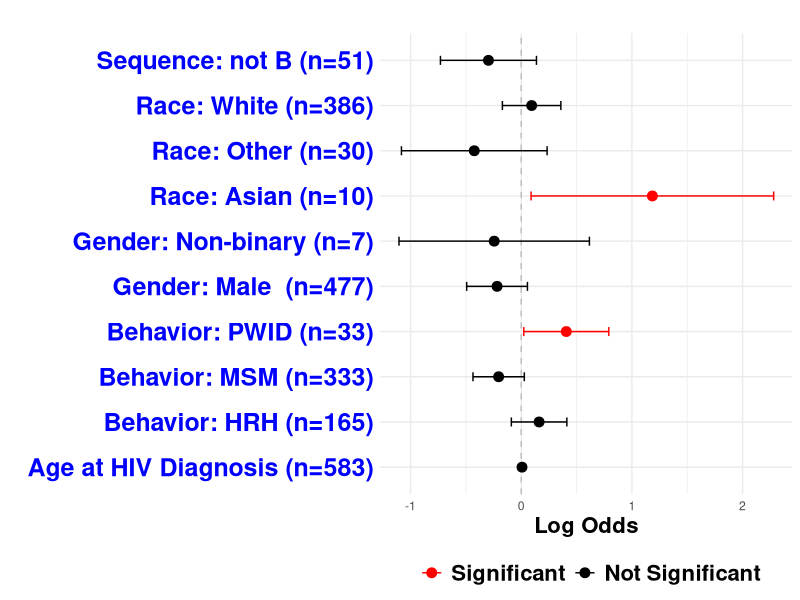

This chart was generated by the following R code:
rm(list=ls())

library(ggplot2)


# Sample data 
df <- data.frame(
  category = c("Gender: Male  (n=477)", 
               "Gender: Non-binary (n=7)",
               "Race: Asian (n=10)", 
               "Race: Other (n=30)", 
               "Race: White (n=386)", 
               "Sequence: not B (n=51)",
               "Behavior: MSM (n=333)", 
               "Behavior: HRH (n=165)", 
               "Behavior: PWID (n=33)", 
               "Age at HIV Diagnosis (n=583)"),
  log_odds = c(-0.2188, -0.2446, 1.18474, -0.42470, 0.09366, -0.29668, -0.20453, 0.16108, 0.40669, 0.006576),
  std_error = c(0.1401, 0.4390, 0.55928, 0.33584, 0.13478, 0.22138, 0.11835, 0.12797, 0.19599, 0.004724)
)

# Calculate confidence intervals
df$lower_ci <- df$log_odds - 1.96 * df$std_error
df$upper_ci <- df$log_odds + 1.96 * df$std_error

# Determine if CI crosses 0 (non-significant) or not (significant)
df$significant <- ifelse(df$lower_ci * df$upper_ci <= 0, "No", "Yes")


ggplot(df, aes(x=log_odds, y=category)) + 
  geom_vline(aes(xintercept=0), linetype="dashed", color="grey") +
  
  # Point for log odds colored by significance
  geom_point(aes(color=significant), size=3) +  
  
  # Error bars colored by significance
  geom_errorbarh(aes(xmin=lower_ci, xmax=upper_ci, color=significant), 
                 height=0.2) +
  scale_color_manual(values=c("No"="black", "Yes"="red"), 
                     name="",
                     breaks=c("Yes", "No"),
                     labels=c("Significant", "Not Significant")) +
  
  labs(title="", x="Log Odds", y="") +
  theme_minimal() +
  theme(legend.position="bottom",
        axis.text.y=element_text(size=18, face="bold", color="blue"),   # for y-axis categories
        axis.title.x=element_text(size=16, face="bold", color="black"), # for x-axis label "Log Odds"
        legend.title=element_text(size=16, face="bold", color="black"), # for legend title "Significance"
        legend.text=element_text(size=16, face="bold", color="black"))  # for legend items "Significant"/"Not Significant"
